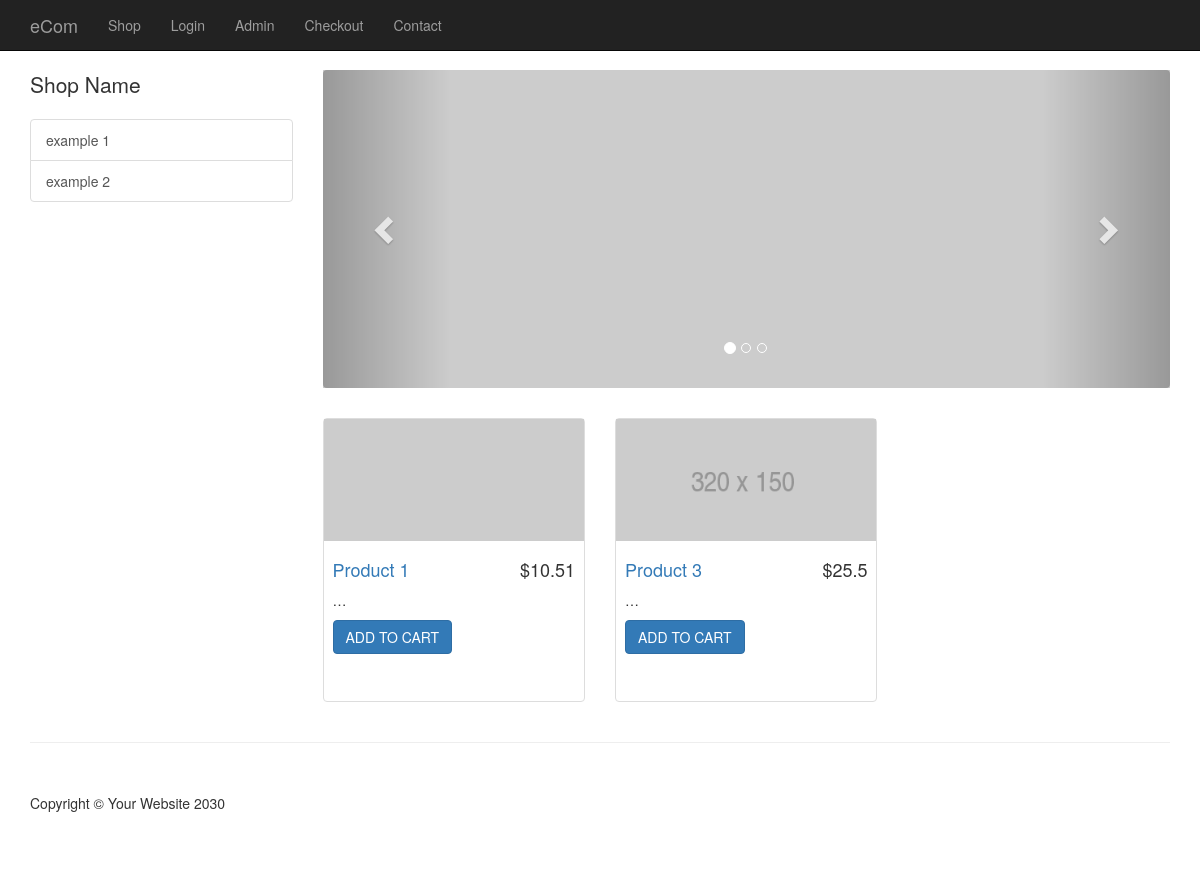
Before: / with the older database file.
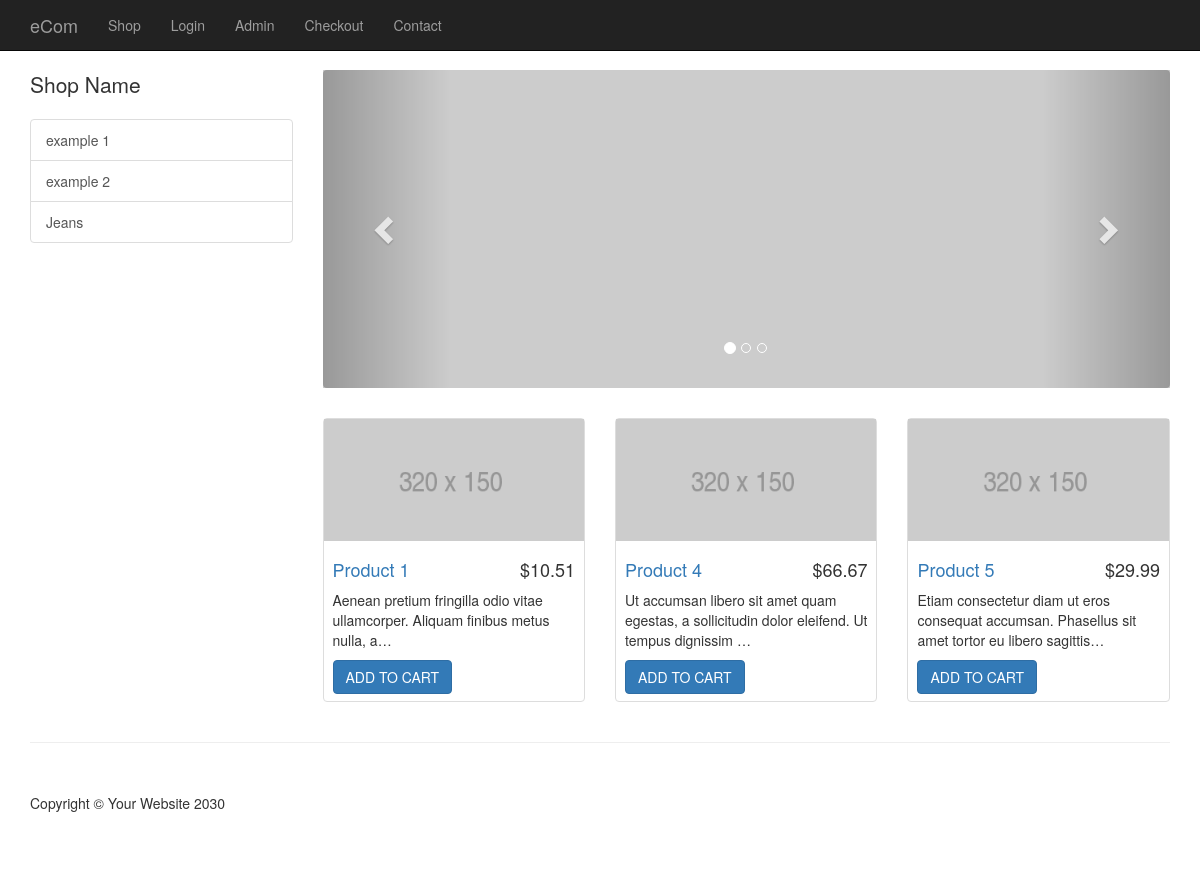
After: the same page with the newer database file.
### tables this page shows
CREATE TABLE `categories` (
  `cat_id` int(9) NOT NULL AUTO_INCREMENT,
  `cat_title` varchar(255) DEFAULT NULL,
  PRIMARY KEY (`cat_id`)
);

CREATE TABLE `products` (
  `product_id` int(11) NOT NULL AUTO_INCREMENT,
  `product_title` varchar(255) DEFAULT NULL,
  `product_category_id` int(11) DEFAULT NULL,
  `product_price` float DEFAULT NULL,
  `product_qty` int(11) NOT NULL DEFAULT '0',
  `product_description` text,
  `product_short_desc` text NOT NULL,
  `product_image` varchar(255) DEFAULT NULL,
  PRIMARY KEY (`product_id`)
);

### resources/functions.php (the view, shortened to what this page needs)
<?php
function query($sql) {
	global $connection;
	return mysqli_query($connection, $sql);
}
function fetchArray($result) {
	return mysqli_fetch_array($result);
}
function getProducts() {
	$query = query("SELECT * FROM products");
	while ($row = fetchArray($query)) {
	$short_desc = substr($row['product_short_desc'], 0, -250);
	$product = <<<DELIMITER
		<div class="col-sm-4 col-lg-4 col-md-4">
		    <div class="thumbnail">
		        <a href="item.php?id={$row['product_id']}"><img src="{$row['product_image']}" alt=""></a>
		        <div class="caption">
		            <h4 class="pull-right">&#36;{$row['product_price']}</h4>
		            <h4><a href="item.php?id={$row['product_id']}">{$row['product_title']}</a>
		            </h4>
		            <p>{$short_desc}&hellip;</p>
				<a class="btn btn-primary" href="cart.php?add={$row['product_id']}">ADD TO CART</a>
		        </div>
		    </div>
		</div>
DELIMITER;
	echo $product;
	}
}
function getCategories() {
	global $connection;
	$query = "SELECT * FROM categories";
	$send_query = mysqli_query($connection, $query);
	while ($row = mysqli_fetch_array($send_query)) {
		$category_links = <<<DELIMITER
		<a href="category.php?id={$row['cat_id']}" class="list-group-item">{$row['cat_title']}</a>
DELIMITER;
		echo $category_links;
	}
}
?>

### public/index.php (shortened to what this page needs)
<!DOCTYPE html>
<?php include(TEMPLATE_FRONT . DS . "header.php"); ?>
    <div class="container">
        <div class="row">
		<?php include(TEMPLATE_FRONT . DS . "side_nav.php"); ?>
            <div class="col-md-9">
                <div class="row carousel-holder">
                    <div class="col-md-12">
			<?php include(TEMPLATE_FRONT . DS . "slider.php"); ?>
                    </div>
                </div>
                <div class="row">
			<?php getProducts(); ?>
                </div>
            </div>
        </div>
    </div>
<?php include(TEMPLATE_FRONT . DS . "footer.php"); ?>

### resources/templates/front/header.php (shortened to what this page needs)
<!DOCTYPE html>
<html lang="en">
<head>
    <link href="css/bootstrap.min.css" rel="stylesheet">
    <link href="css/shop-homepage.css" rel="stylesheet">
    <link href="css/styles.css" rel="stylesheet">
</head>
<body>
    <nav class="navbar navbar-inverse navbar-fixed-top" role="navigation">
    	<?php include(TEMPLATE_FRONT . DS . "top_nav.php"); ?>
    </nav>

### resources/templates/front/top_nav.php (shortened to what this page needs)
<div class="container">
    <div class="navbar-header">
        <a class="navbar-brand" href="/">eCom</a>
    </div>
    <div class="collapse navbar-collapse" id="bs-example-navbar-collapse-1">
        <ul class="nav navbar-nav">
            <li>
                <a href="shop.php">Shop</a>
            </li>
            <li>
                <a href="login.php">Login</a>
            </li>
            <li>
                <a href="admin">Admin</a>
            </li>
             <li>
                <a href="checkout.php">Checkout</a>
            </li>
            <li>
                <a href="contact.php">Contact</a>
            </li>
        </ul>
    </div>
</div>

### resources/templates/front/side_nav.php
<div class="col-md-3">
    <p class="lead">Shop Name</p>
    <div class="list-group">
    <?php getCategories(); ?>
    </div>
</div>

### resources/templates/front/slider.php (shortened to what this page needs)
<div id="carousel-example-generic" class="carousel slide" data-ride="carousel">
    <ol class="carousel-indicators">
        <li data-target="#carousel-example-generic" data-slide-to="0" class="active"></li>
        <li data-target="#carousel-example-generic" data-slide-to="1"></li>
        <li data-target="#carousel-example-generic" data-slide-to="2"></li>
    </ol>
    <div class="carousel-inner">
        <div class="item active">
            <img class="slide-image" src="http://placehold.it/800x300" alt="">
        </div>
    </div>
    <a class="left carousel-control" href="#carousel-example-generic" data-slide="prev">
        <span class="glyphicon glyphicon-chevron-left"></span>
    </a>
    <a class="right carousel-control" href="#carousel-example-generic" data-slide="next">
        <span class="glyphicon glyphicon-chevron-right"></span>
    </a>
</div>

### resources/templates/front/footer.php (shortened to what this page needs)
    <div class="container">
        <hr>
        <footer>
            <div class="row">
                <div class="col-lg-12">
                    <p>Copyright &copy; Your Website 2030</p>
                </div>
            </div>
        </footer>
    </div>
</body>
</html>

### public/css/shop-homepage.css (style rules this page uses)
body { padding-top: 70px; }
.slide-image { width: 100%; }
.carousel-holder { margin-bottom: 30px; }
.carousel-control, .item { border-radius: 4px; }
.caption { height: 130px; overflow: hidden; }
.caption h4 { white-space: nowrap; }
.thumbnail img { width: 100%; }
.thumbnail { padding: 0; }
footer { margin: 50px 0; }

### public/css/styles.css (style rules this page uses)
.caption { height: 160px; }

Changed rows visible on the page:
removed products: product_image (picture), product_price "25.5", product_title "Product 3"
added categories: cat_title "Jeans"
changed products "Product 1": product_image: picture added in place of a placeholder; product_short_desc (not shown) → "Aenean pretium fringilla odio vitae ullamcorper. Aliquam finibus metus nulla, a"
added products: product_image (picture), product_price "66.67", product_title "Product 4", product_short_desc "Ut accumsan libero sit amet quam egestas, a sollicitudin dolor eleifend. Ut tempus dignissim"
added products: product_image (picture), product_price "29.99", product_title "Product 5", product_short_desc "Etiam consectetur diam ut eros consequat accumsan. Phasellus sit amet tortor eu libero sagittis"
